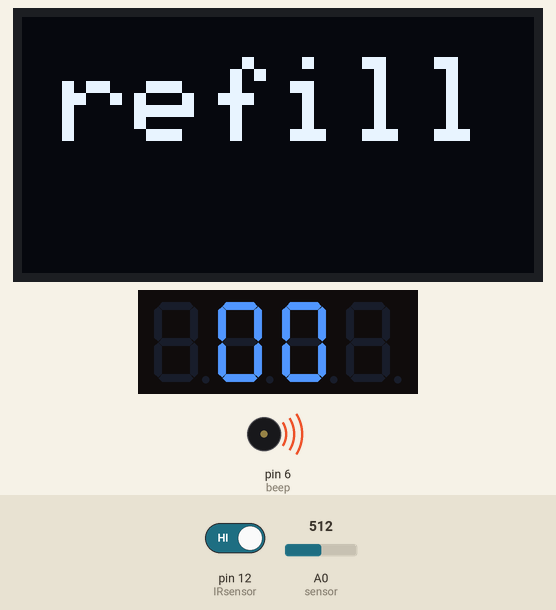
Recording of a sketch running on a simulated Arduino Uno, built with avr-gcc and run on an emulated ATmega328P. On the bench: 128×64 one-colour display, 4-digit seven-segment display, buzzer (waves = sounding). Inputs (shaded band) come from the test bench; at power-on: A0 (sensor) = 512, pin 12 (IRsensor) HIGH. What the sketch prints to the serial monitor is not drawn.

Above: at 4.2 s.
4.3 s: A0 (sensor) set to 554
At 5.7 s:
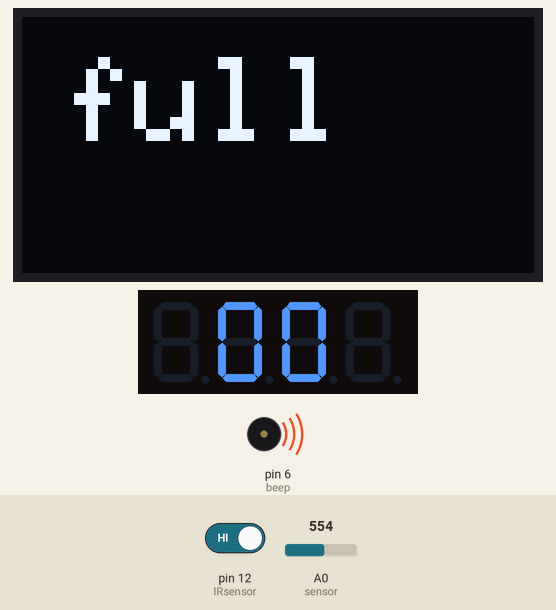
6.2 s: A0 (sensor) set to 122
At 7.6 s:
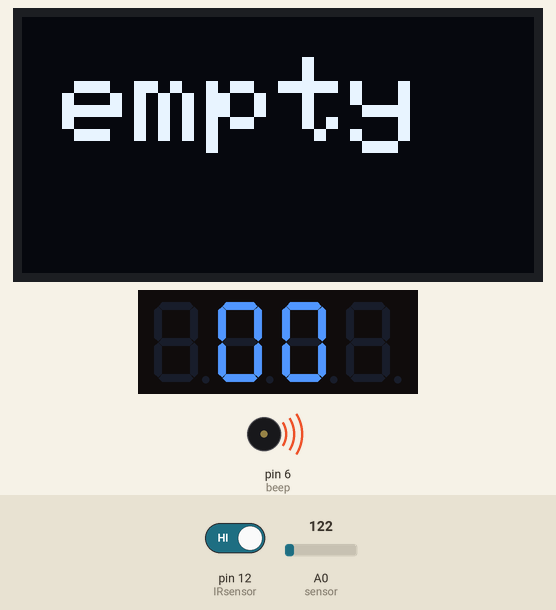
7.9 s: pin 12 (IRsensor) driven LOW
At 9.7 s:
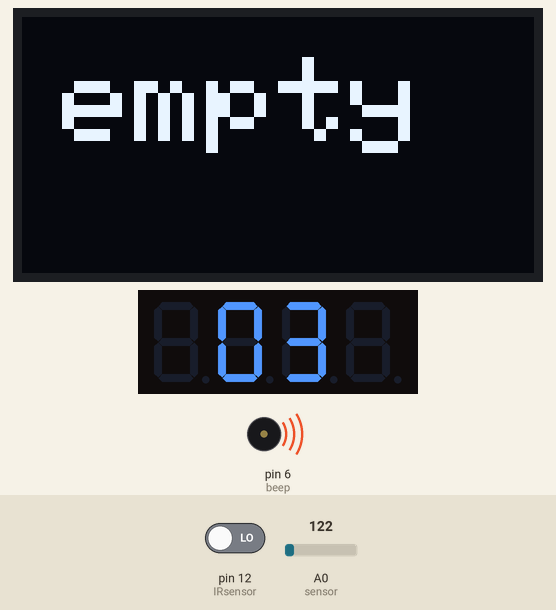
11.0 s: A0 (sensor) set to 284
13.4 s: A0 (sensor) set to 319
At 17.3 s:
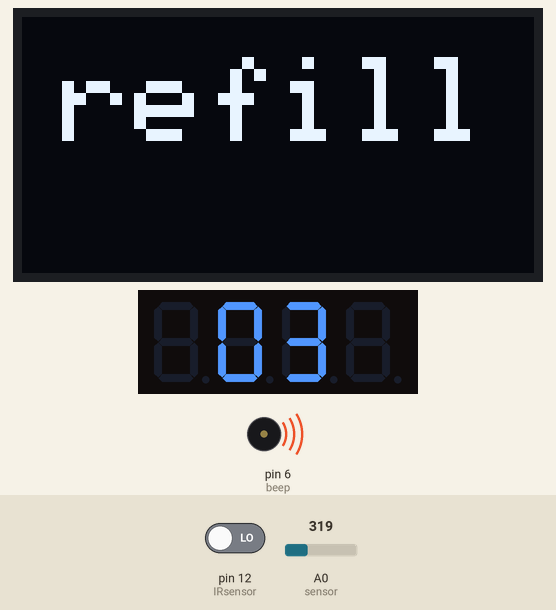
Timing chart, 0 to 17.5 s (numbered marks = the images above; inputs shaded):
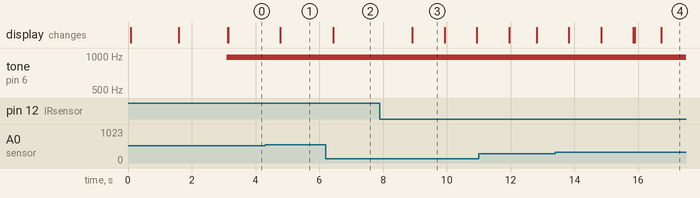

Measured:
- the behaviour switches between 542 and 543 on A0 (sensor) (found by bisection; images 0 and 1)
- the behaviour switches between 302 and 303 on A0 (sensor) (found by bisection; images 3 and 4)
- after the input at 4.3 s, the display: changes after 0.48 s (image 1)
- after the input at 6.2 s, the display: changes after 0.23 s (image 2)
- after the input at 7.9 s, the display: changes after 1.0 s (image 3)
- after the input at 13.4 s, the display: first differs from a run without the input after 2.5 s (image 4 shows a later state)
- what the display in image 3 shows lasts 1.0 s, from 8.9 s to 9.9 s

The sketch:

SmartSanitizer.ino
```cpp
#include <Wire.h>
#include <Adafruit_GFX.h>
#include <Adafruit_SSD1306.h>

#define SCREEN_WIDTH 128 // OLED display width, in pixels
#define SCREEN_HEIGHT 64 // OLED display height, in pixels

// Declaration for an SSD1306 display connected to I2C (SDA, SCL pins)
Adafruit_SSD1306 display(SCREEN_WIDTH, SCREEN_HEIGHT, &Wire, -1);

#define sensor A0
#define beep 6
int value;
int info=0;
int perc;
int callibration(){
      int sum=0;
  for(int i=0; i<10; i++){
  int v = analogRead(sensor);
  sum=sum+v;
  }
  return sum/10;
}
#include "TM1637.h"
#define IRsensor 12
#define DCwater_pump 13
#define CLK 8//Pins for TM1637
#define DIO 9
TM1637 tm1637(CLK,DIO);
void pumpoff(){
    tm1637.display(1,0);
    tm1637.display(2,0);
    digitalWrite(DCwater_pump,LOW);
    Serial.println("DC Pump is OFF Now!!");
    delay(500);
}
void timer(){
    tm1637.display(1,0);
    tm1637.display(2,3);
    delay(1000);
    tm1637.display(1,0);
    tm1637.display(2,2);
    delay(1000);
    tm1637.display(1,0);
    tm1637.display(2,1);
    delay(1000);
    tm1637.display(1,0);
    tm1637.display(2,0);
}
void setup()
{
  if(!display.begin(SSD1306_SWITCHCAPVCC, 0x3C)) { // Address 0x3D for 128x64
    Serial.println(F("SSD1306 allocation failed"));
    for(;;);}
    display.clearDisplay();
  display.setTextSize(2);
  display.setTextColor(WHITE);
  display.setCursor(0, 10);
  // Display static text
  display.println("Smart");
  display.display();
  display.setCursor(0,30);
    display.println("Sanitizer");
  display.display();
  delay(1500);
  pinMode(IRsensor, INPUT);
  pinMode(beep, OUTPUT);
  pinMode(DCwater_pump, OUTPUT);
  Serial.begin(9600);
  tm1637.init();
  tm1637.set(BRIGHT_TYPICAL);
  //BRIGHT_TYPICAL = 2,BRIGHT_DARKEST = 0,BRIGHTEST = 7;

  delay(1500);//Delay to let system boot

}
int readPin = 0;
void loop()
{
 value=callibration();
  display.clearDisplay();
  display.setTextSize(3);
  display.setTextColor(WHITE);
  display.setCursor(10, 10);
 perc=map(value, 300, 570, 0, 100);
 Serial.println(value);


   if (perc<90&&perc>0){
    analogWrite(beep,170);
  }
  else if(perc>=90){
        digitalWrite(beep,LOW);
  }
  else{
    digitalWrite(beep,HIGH);
  }

  if(perc>=100){
    Serial.println("100%");
    display.println("full");
    display.display();
  }
  else if(perc<=0){
    Serial.println("0%");
    display.println("empty");
    display.display();
  }
  else{
    Serial.print("moisture percentage is ");
    Serial.print(perc);
    Serial.println("%");
//    display.print(perc);
//    display.display();
//    display.println("%");
//    display.display();
  if (perc<90){
    display.println("refill");
    display.display();
  }
  else if(perc>=90){
    display.println("full");
    display.display();
  }
  }
  delay(10);

 readPin = digitalRead(IRsensor);
 if (readPin == LOW)
{
 digitalWrite(DCwater_pump,HIGH);
 Serial.println("DC Pump is ON Now!!");
 delay(300);
 pumpoff();
 timer();
}
else
{
pumpoff();

}
}
```
